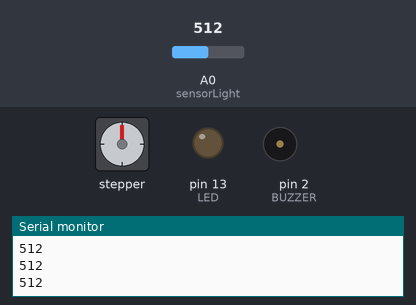
The sketch below on a simulated Arduino Uno, built with avr-gcc and run on an emulated ATmega328P. Parts: stepper motor, output pins drawn as LEDs (lit = HIGH), buzzer (waves = sounding), the last lines printed to the serial monitor. Inputs (shaded band) come from the test bench; at power-on: A0 (sensorLight) = 512. Stepper angles assume 600 steps per turn.

Above: at 2.4 s.
2.5 s: A0 (sensorLight) set to 108
4.0 s: A0 (sensorLight) set to 95
At 5.15 s:
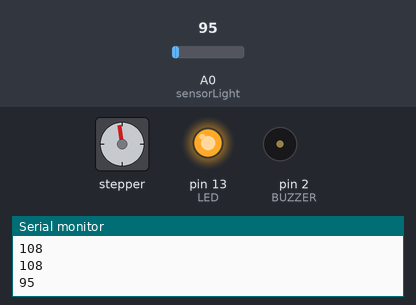
At 14.4 s:
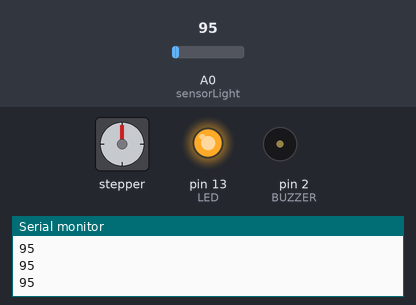
Timing chart, 0 to 15.9 s (numbered marks = the images above; inputs shaded):
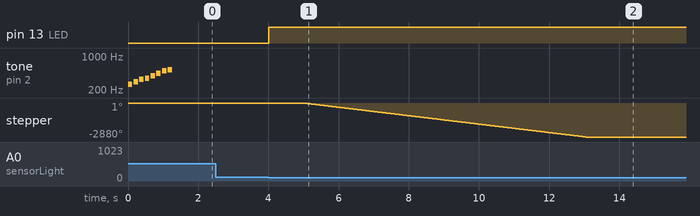

The sketch:

Projet_final_poule.ino
```cpp
#include <Servo.h>
Servo monServo;
int sensorLight = A0;
int LED = 13;
int detection = 0;
int BUZZER = 2;
int duree = 0;
int melodie[] = { 262, 294, 330, 349, 392, 440, 494, 523 };
int dureeNote[] = { 8, 8, 8, 8, 8, 8, 8, 8 };
bool doorOpen = false;

// stepper
#include <Stepper.h>
const int stepsPerRevolution = 600;  // variable pour definir le nombre de pas a pas
// initialisation de la librairie stepper sur les pins allant de 8 a 11:
Stepper myStepper(stepsPerRevolution, 8, 9, 10, 11);


void setup() {
  // initialisation des moteur & pin
  Serial.begin(9600);
  pinMode(sensorLight, INPUT);
  pinMode(LED, OUTPUT);
  pinMode(BUZZER, OUTPUT);
  // Fixe la vitesse de rotation en tours par minute du stepper
  myStepper.setSpeed(60);
  // initialisation buzzer
  int i;
  for (i = 0; i < 8; i++) {
    tone(BUZZER, melodie[i], 1000 / dureeNote[i]);
    delay(1300 / dureeNote[i]);
    noTone(BUZZER);
  }
}  // condition du coucher du soleil qui va capter la lumière exterieure
// Une fois que la variable sensorValue est en dessous d'un certain seuil
// En l'occurence "150"
void loop() {
  int sensorValue = analogRead(sensorLight);
  Serial.println(sensorValue);
  //condition du coucher du soleil
  if (sensorValue <= 100) {
    // condition pour lever la porte qu'une seule fois
    // grace a la variable bool doorOpen
    digitalWrite(LED, HIGH);
    if (!doorOpen) {
      delay(1000);
      upDoor(8);
      // La valeur devient true
      Serial.println(doorOpen);
      doorOpen = true;
      Serial.println(sensorValue);
      Serial.println("NUIT");
      delay(100);
    }
  } else {
    //condition du lever du soleil
    digitalWrite(LED, LOW);
    if (doorOpen) {
      delay(1000);
      downDoor(8);
      // ensuite deviens false afin de pouvoir lancer la fonction
      Serial.println(doorOpen);
      doorOpen = false;
      Serial.println(sensorValue);
      Serial.println("JOUR");
    }
  }
}

// fonction pour faire descendre la porte
void downDoor(int nbTour) {
  for (int i = 0; i < nbTour; i++) {
    myStepper.step(stepsPerRevolution);
  }
  Serial.println("clockwise");
  delay(500);
}

// fonction pour faire monter la porte
void upDoor(int nbTour) {
  for (int i = 0; i < nbTour; i++) {

    myStepper.step(-stepsPerRevolution);
  }
  Serial.println("counterclockwise");
  delay(500);
}

// fonction pour le buzzer en cas de blocage
void buzzer() {
  digitalWrite(BUZZER, HIGH);
  delay(1000),
    digitalWrite(BUZZER, LOW);
  delay(1000);
}

// fonction pour la detection de mouvement
// void movementCapteur() {
//   detection = digitalRead(capteur);
//   digitalWrite(LED, LOW);
//   if (detection == HIGH) {
//     digitalWrite(LED, HIGH);
//     Serial.println("Mouvement détecter!!");
//     delay(500);
//   } else {
//     Serial.println("RAS");
//     delay(100);
//   }
//   delay(1000);
// }
```

Measured:
- the behaviour switches between 101 and 100 on A0 (sensorLight) (found by bisection; images 0 and 1)
- after the input at 4.0 s, pin 13 (LED): LOW → HIGH at once; stepper: turns 2880° counter-clockwise in 8.0 s, starting after 1.0 s
